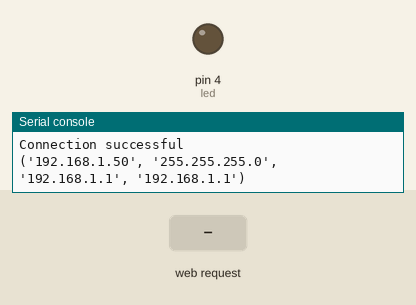
The program below on a simulated MicroPython board. On the bench: output pins drawn as LEDs (lit = HIGH), the last lines printed to the serial console. Inputs (shaded band) come from the test bench. WiFi joins after 1.5 s; the clock reads 2024-03-15 10:24:30 at power-on unless the program sets it.

Above: at 2.7 s.
2.8 s: HTTP request GET /?led=on received
At 3.4 s:
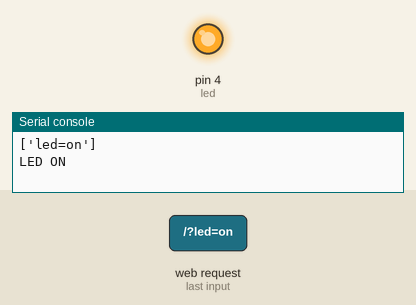
4.3 s: HTTP request GET /?led=off received
At 5.7 s:
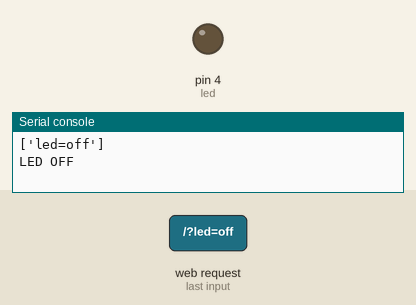
Timing chart, 0 to 7.3 s (numbered marks = the images above; inputs shaded):
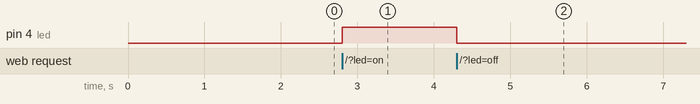

The program:

gpio_server.py
```python
from ntptime import settime
import utime
try:
	import usocket as socket
except:
	import socket
from machine import Pin
import network
import esp
esp.osdebug(None)
import gc
gc.collect()
ssid="GALERIA"
password="tirotidritigo"
station=network.WLAN(network.STA_IF)
station.active(True)
station.connect(ssid, password)
while station.isconnected()==False:
	pass
print("Connection successful")
print(station.ifconfig())
settime()
def hora():
	return utime.localtime(utime.mktime(utime.localtime())+2*3600)
led=Pin(4,Pin.OUT)
def web_page(led):
	if led.value()==1:
		gpio_state="ON"
	else:
		gpio_state="OFF"
	html="""<html><head><title>Enchufe WiFi</title><meta charset="UTF-8" name="viewport" content="width=device-width, initial-scale=1"><link rel="icon" href="data:,"><style>html{font-family: Helvetica; display:inline-block; margin: 0px auto; text-align: center;}h1{color: #0F3376; padding: 2vh;}p{font-size: 1.5rem;}.button{display: inline-block; background-color: #e7bd3b; border: none; border-radius: 4px; color: white; padding: 16px 40px; text-decoration: none; font-size: 30px; margin: 2px; cursor: pointer;}.button2{background-color: #4286f4;}</style></head><body>"""+str(hora())+"""<h1>Enchufe WiFi</h1> <p>Estado: <strong>"""+gpio_state+"""</strong></p><p><a href="/?led=on"><button class="button">ON</button></a><a href="/?led=off"><button class="button button2">OFF</button></a></p><h1>Programar encendido</h1><form action="/">&nbsp &nbsp Inicio: <input type="text" name="Ihrs" size=1>h <input type="text" name="Imns" size=1>m<br>&nbsp Retardo: <input type="text" name="Rhrs" size=1>h <input type="text" name="Rmns" size=1>m<br>Duración: <input type="text" name="Dhrs" size=1>h <input type="text" name="Dmns" size=1>m<br><p><input type="checkbox" name="repe" value="ON">Repetición</p><input type="checkbox" name="L" value="ON">Lunes<br><input type="checkbox" name="M" value="ON">Martes<br><input type="checkbox" name="X" value="ON">Miércoles<br><input type="checkbox" name="J" value="ON">Jueves<br><input type="checkbox" name="V" value="ON">Viernes<br><input type="checkbox" name="S" value="ON">Sábado<br><input type="checkbox" name="D" value="ON">Domingo<br><br><input type="submit" value="Programar"></form></body></html>"""
	return html
s=socket.socket(socket.AF_INET,socket.SOCK_STREAM)
s.settimeout(10)
s.bind(("",80))
s.listen(5)
week={"L":0,"M":1,"X":2,"J":3,"V":4,"S":5,"D":6}
repe=False
rep=[]
while True:
	try:
		conn,addr=s.accept()
		print("Got a connection from %s" % str(addr))
		request=conn.recv(1024)
		request=str(request)
		print("Content = %s"%request)
		if request.find("GET")==2:
			RL=request[2:].split("HTTP")[0].split(" ")[1][2:].split("&")
			for n,i in enumerate(RL):
				if i[-1]=="=":
					RL[n]=i+"0"
			print(RL)
			led_on=request.find("/?led=on")
			led_off=request.find("/?led=off")
			if led_on==6:
				print("LED ON")
				led.value(1)
			if led_off==6:
				print("LED OFF")
				led.value(0)
			if "repe=ON" in request:
				repe=True
				rep=[]
				for day in week:
					if day+"=ON" in request:
						rep.append(day)
				print(repe)
			else:
				repe=False
			response=web_page(led)
			conn.sendall(response)
			conn.close()
		else:
			print("ERROR")
			conn.send("ERROR")
			conn.close()
	except:
		print("AGAIN")
```

Measured:
- after the input at 2.8 s, pin 4 (led): LOW → HIGH at once
- after the input at 4.3 s, pin 4 (led): HIGH → LOW at once
